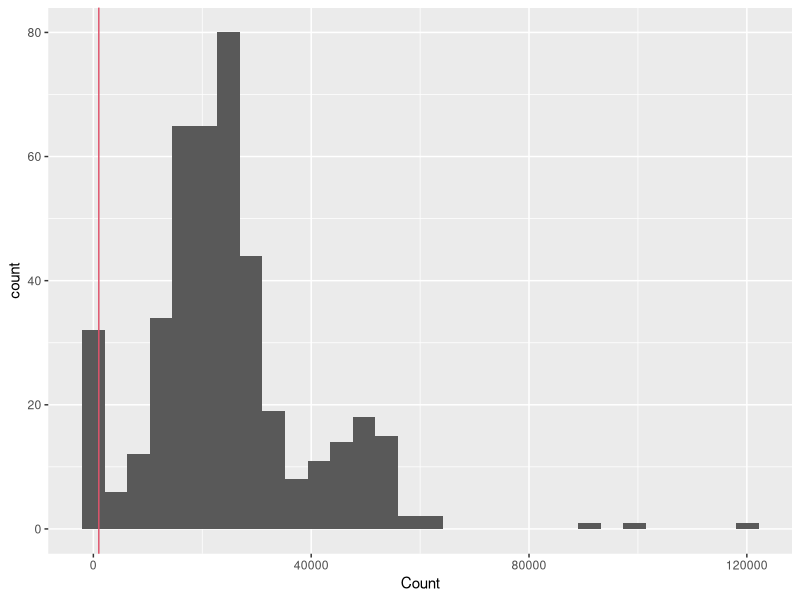
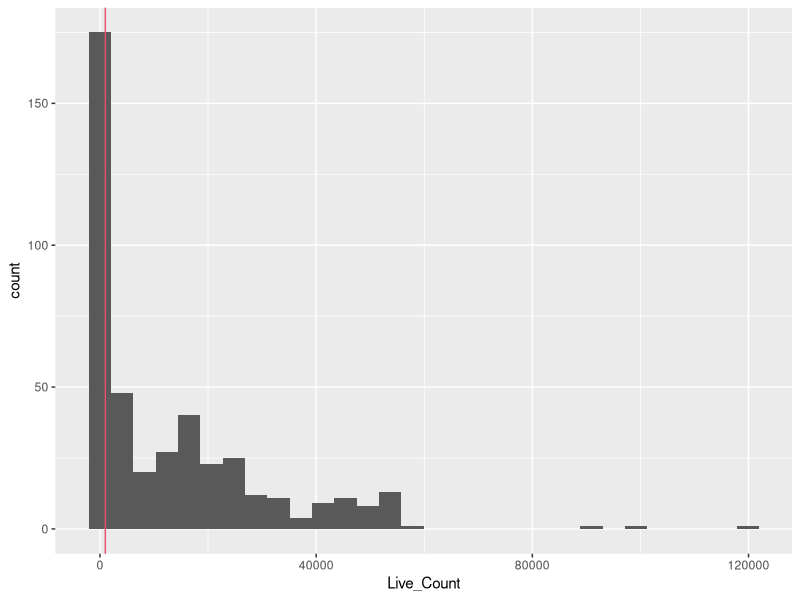
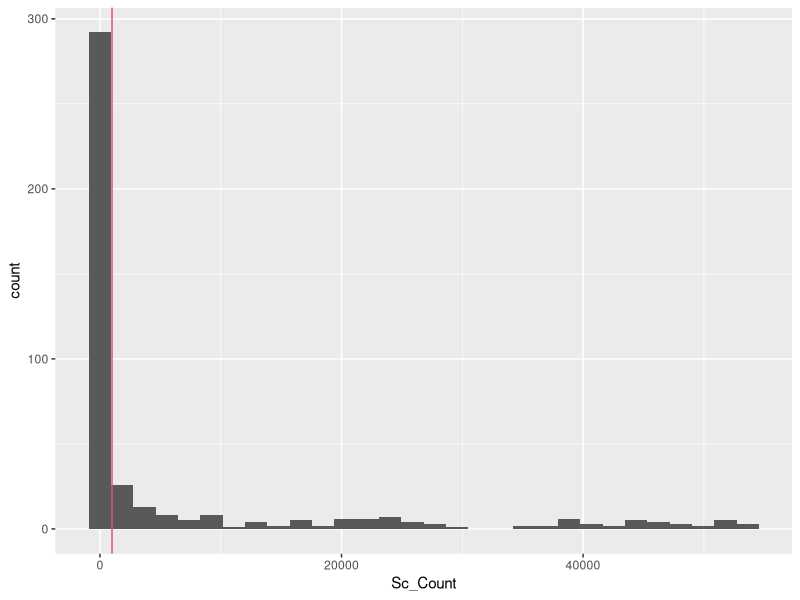
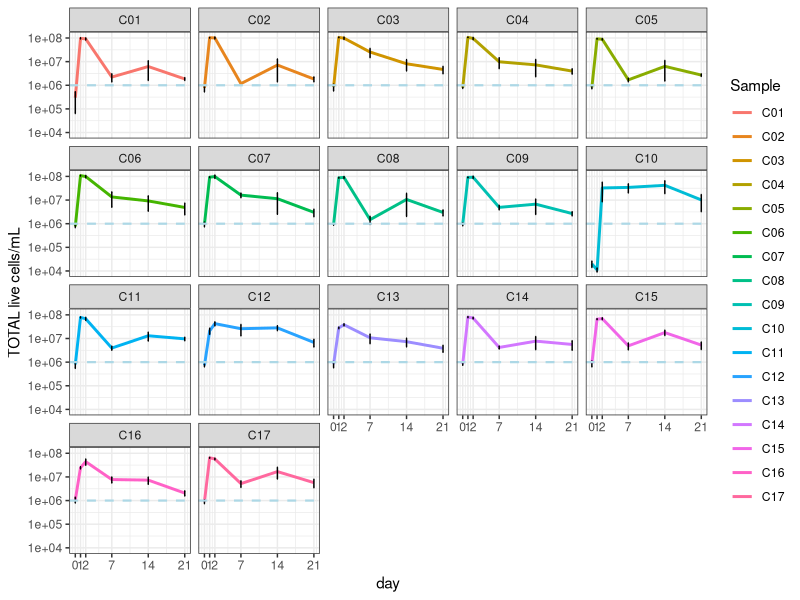
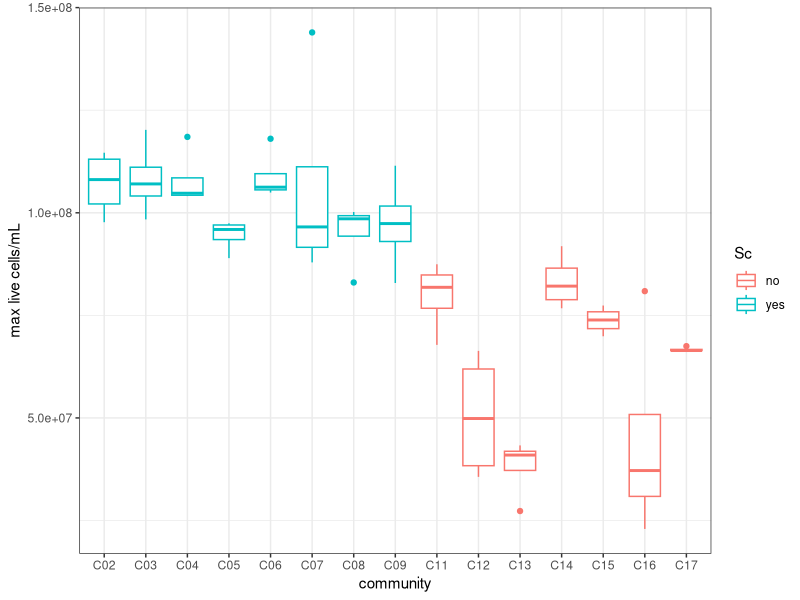
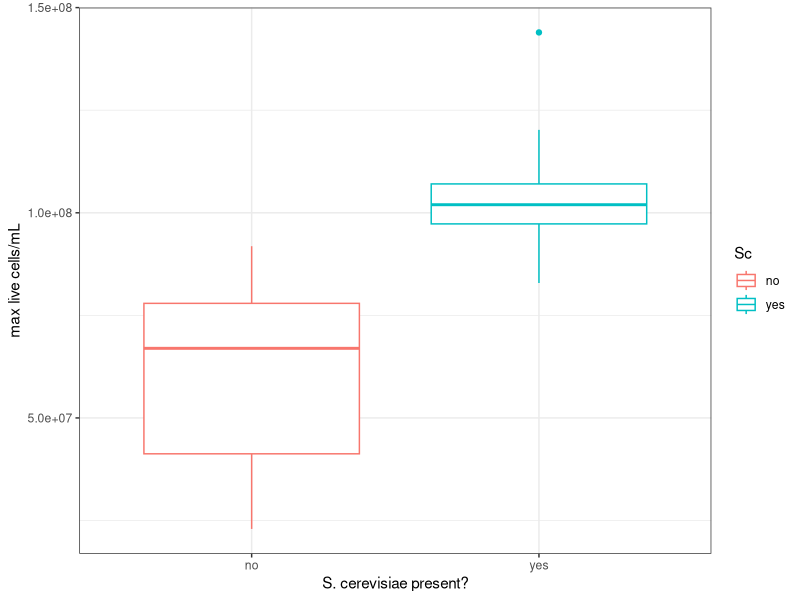
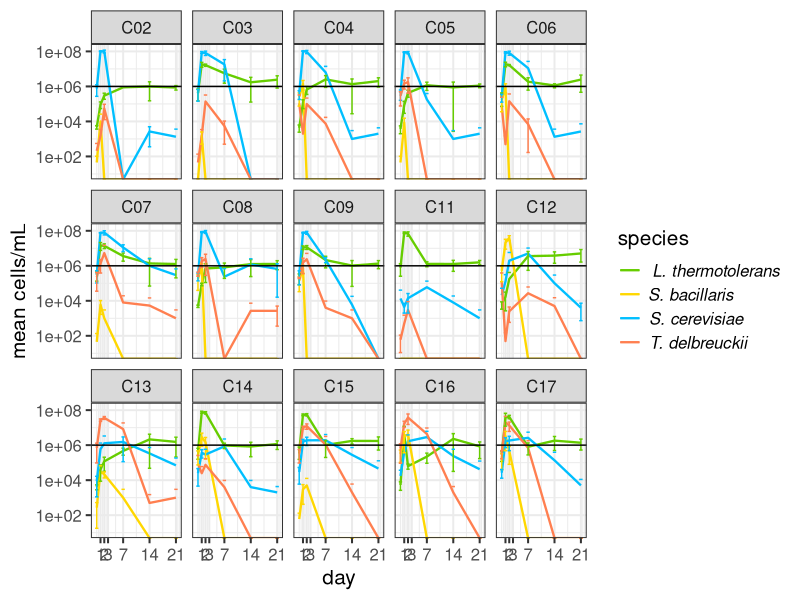
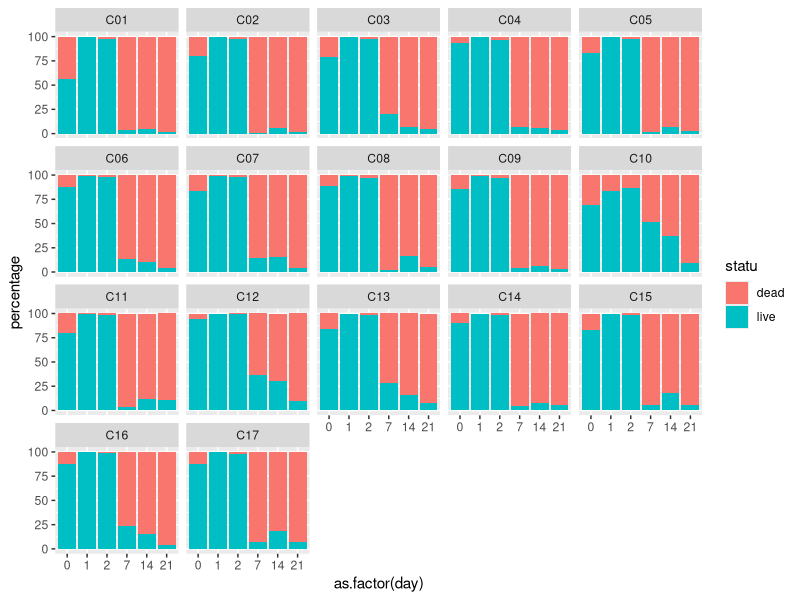

Write R code to recreate these figures, in order.
# v9: started 24-nov-2023
# TO DO:
# a) calculate max pop'ln size
# b) ANOVA effect of absence/presence
# c) ANOVA effect of richness 

# eventually to do:
# calculate/analyse AUC?
# transform proportions to normal 

##############################################################################################################
library(readxl)
library(tidyverse)
library(dplyr)
library(tidyr)
library(ggplot2)
library(car) # for ANOVAs
library(lme4) # for ANOVAs
library(vegan) #for posthoc 
library(emmeans) #for posthoc

# Loading and transforming data #####
# remember to rename top of columns in excel file
setwd("~/Library/CloudStorage/OneDrive-WageningenUniversity&Research/2023_montpellier/experiments/data/cytometer")
# setwd("/Users/thibault/Google Drive/Boulot/Projets/Projet Alanna")

# until line 160 is data import
#round 1 import
day00.1 <- readxl::read_xlsx(path="cytometer_raw_EXCEL.xlsx", sheet = "r1_d00") 
day00.1 <- day00.1 %>%
  mutate(day = "d00") %>%
  mutate(round = "r01")

day01.1 <- readxl::read_xlsx(path="cytometer_raw_EXCEL.xlsx", sheet = "r1_d01") 
day01.1 <- day01.1 %>%
  mutate(day = "d01") %>%
  mutate(round = "r01")

day02.1 <- readxl::read_xlsx(path="cytometer_raw_EXCEL.xlsx", sheet = "r1_d02") 
day02.1 <- day02.1 %>%
  mutate(day = "d02") %>%
  mutate(round = "r01")
  
day07.1 <- readxl::read_xlsx(path="cytometer_raw_EXCEL.xlsx", "r1_d07")
day07.1 <- day07.1 %>%
  mutate(day = "d07") %>%
  mutate(round = "r01")

day14.1 <- readxl::read_xlsx(path="cytometer_raw_EXCEL.xlsx", sheet = "r1_d14")
day14.1 <- day14.1 %>%
  mutate(day = "d14") %>%
  mutate(round = "r01")

day21.1 <- readxl::read_xlsx(path="cytometer_raw_EXCEL.xlsx", sheet = "r1_d21")
day21.1 <- day21.1 %>%
  mutate(day = "d21") %>%
  mutate(round = "r01")


#round 2 import
day00.2 <- readxl::read_xlsx(path="cytometer_raw_EXCEL.xlsx", sheet = "r2_d00") 
day00.2 <- day00.2 %>%
  mutate(day = "d00") %>%
  mutate(round = "r02")

day01.2 <- readxl::read_xlsx(path="cytometer_raw_EXCEL.xlsx", sheet = "r2_d01") 
day01.2 <- day01.2 %>%
  mutate(day = "d01") %>%
  mutate(round = "r02")

day02.2 <- readxl::read_xlsx(path="cytometer_raw_EXCEL.xlsx", sheet = "r2_d02") 
day02.2 <- day02.2 %>%
  mutate(day = "d02") %>%
  mutate(round = "r02")

day07.2 <- readxl::read_xlsx(path="cytometer_raw_EXCEL.xlsx", "r2_d07")
day07.2 <- day07.2 %>%
  mutate(day = "d07") %>%
  mutate(round = "r02")

day14.2 <- readxl::read_xlsx(path="cytometer_raw_EXCEL.xlsx", sheet = "r2_d14")
day14.2 <- day14.2 %>%
  mutate(day = "d14") %>%
  mutate(round = "r02")

day21.2 <- readxl::read_xlsx(path="cytometer_raw_EXCEL.xlsx", sheet = "r2_d21")
day21.2 <- day21.2 %>%
  mutate(day = "d21") %>%
  mutate(round = "r02")


#round 3 import
day00.3 <- readxl::read_xlsx(path="cytometer_raw_EXCEL.xlsx", sheet = "r3_d00")
day00.3 <- day00.3 %>%
  mutate(day = "d00") %>%
  mutate(round = "r03")

day01.3 <- readxl::read_xlsx(path="cytometer_raw_EXCEL.xlsx", sheet = "r3_d01")
day01.3 <- day01.3 %>%
  mutate(day = "d01") %>%
  mutate(round = "r03")

day02.3 <- readxl::read_xlsx(path="cytometer_raw_EXCEL.xlsx", sheet = "r3_d02")
day02.3 <- day02.3 %>%
  mutate(day = "d02") %>%
  mutate(round = "r03")

day07.3 <- readxl::read_xlsx(path="cytometer_raw_EXCEL.xlsx", "r3_d07")
day07.3 <- day07.3 %>%
  mutate(day = "d07") %>%
  mutate(round = "r03")

day14.3 <- readxl::read_xlsx(path="cytometer_raw_EXCEL.xlsx", sheet = "r3_d14")
day14.3 <- day14.3 %>%
  mutate(day = "d14") %>%
  mutate(round = "r03")

day21.3 <- readxl::read_xlsx(path="cytometer_raw_EXCEL.xlsx", sheet = "r3_d21")
day21.3 <- day21.3 %>%
  mutate(day = "d21") %>%
  mutate(round = "r03")


#round 4 import
day00.4 <- readxl::read_xlsx(path="cytometer_raw_EXCEL.xlsx", sheet = "r4_d00")
day00.4 <- day00.4 %>%
  mutate(day = "d00") %>%
  mutate(round = "r04")

day01.4 <- readxl::read_xlsx(path="cytometer_raw_EXCEL.xlsx", sheet = "r4_d01")
day01.4 <- day01.4 %>%
  mutate(day = "d01") %>%
  mutate(round = "r04")

day02.4 <- readxl::read_xlsx(path="cytometer_raw_EXCEL.xlsx", sheet = "r4_d02")
day02.4 <- day02.4 %>%
  mutate(day = "d02") %>%
  mutate(round = "r04")

day07.4 <- readxl::read_xlsx(path="cytometer_raw_EXCEL.xlsx", "r3_d07")
day07.4 <- day07.4 %>%
  mutate(day = "d07") %>%
  mutate(round = "r04")

day14.4 <- readxl::read_xlsx(path="cytometer_raw_EXCEL.xlsx", sheet = "r4_d14")
day14.4 <- day14.4 %>%
  mutate(day = "d14") %>%
  mutate(round = "r04")

day21.4 <- readxl::read_xlsx(path="cytometer_raw_EXCEL.xlsx", sheet = "r4_d21")
day21.4 <- day21.4 %>%
  mutate(day = "d21") %>%
  mutate(round = "r04")


mydata <- rbind(day00.1, day01.1, day02.1, day07.1, day14.1, day21.1, 
                day00.2, day01.2, day02.2, day07.2, day14.2, day21.2,
                day00.3, day01.3, day02.3, day07.3, day14.3, day21.3,
                day00.4, day01.4, day02.4, day07.4, day14.4, day21.4 )


# transformation of the tab
vec <- which(!is.na(mydata$parameter1))
for(i in 1:(length(vec))){
  
  val1 <- vec[i]
  val2 <- (vec[i+1])-1
  
  
  if(i == length(vec)){
    mydata$parameter1[val1:nrow(mydata)] <- mydata$parameter1[val1]
  }else{
    mydata$parameter1[val1:val2] <- mydata$parameter1[val1]
  }
}


vec2 <- which(!is.na(mydata$parameter2))
for(i in 1:(length(vec2))){
  val1 <- vec2[i]
  val2 <- (vec2[i+1])-1
  
  if(i == length(vec2)){
    mydata$parameter2[val1:nrow(mydata)] <- mydata$parameter2[val1]
  }else{
    mydata$parameter2[val1:val2] <- mydata$parameter2[val1]
  }
}


vec3 <- which(!is.na(mydata$groups))
for(i in 1:(length(vec3))){
  val1 <- vec3[i]
  val2 <- (vec3[i+1])-1
  
  if(i == length(vec3)){
    mydata$groups[val1:nrow(mydata)] <- mydata$groups[val1]
  }else{
    mydata$groups[val1:val2] <- mydata$groups[val1]
  }
}

vec4 <- which(!is.na(mydata$gates))
for(i in 1:(length(vec4))){
  val1 <- vec4[i]
  val2 <- (vec4[i+1])-1
  
  if(i == length(vec4)){
    mydata$gates[val1:nrow(mydata)] <- mydata$gates[val1]
  }else{
    mydata$gates[val1:val2] <- mydata$gates[val1]
  }
}

mytidy <- mydata %>% slice(6:n())

#remove junk rows & repeat columns
myclean <- mytidy %>%
  filter(Sample != "Sample") %>%
  filter(Group != "NA") %>% 
  select(-c("Group", "Workspace", "Autogate Status" ))#check that it is all "Group" workspace 


#renaming things
myclean <- myclean %>% 
  mutate(gates = str_replace(gates,  "Gate: Bb", "Bb")) %>%  
  mutate(gates = str_replace(gates,  "Gate: Brett?", "Brett")) %>%  
  mutate(gates = str_replace(gates,  "Gate: Live", "Live")) %>%
  mutate(gates = str_replace(gates,  "Gate: Dead", "Dead")) %>%
  mutate(gates = str_replace(gates,  "Gate: All Events", "All Events")) %>%
  mutate(gates = str_replace(gates,  "Gate: Noise", "Noise")) %>%
  mutate(gates = str_replace(gates,  "Gate: Lt - mCh", "Lt")) %>%
  mutate(gates = str_replace(gates,  "Gate: Sb/Td - GFP/mCit", "Sb/Td")) %>%
  # mutate(gates = str_replace(gates,  "Gate: Sc BC3 - mCit+mCh", "Sc")) %>% #wont work :()
  mutate(gates = str_replace(gates,  "Gate: LpSyto9", "Lp")) %>%
  mutate(gates = str_replace(gates,  "Gate: Levures", "Levures")) %>%
  mutate(gates = str_replace(gates,  "Gate: Sb", "Sb")) %>%
  mutate(gates = str_replace(gates,  "Gate: Td", "Td")) 

#fix long names
myclean$parameter1 <- gsub(".*X Parameter: ","", myclean$parameter1) 
myclean$parameter2 <- gsub(".*Y Parameter: ","", myclean$parameter2) 
myclean$gates <- gsub(".*mCh","Sc", myclean$gates) #won't work above, so will change here
myclean$groups <- gsub(".*Group: ","", myclean$groups) 

# make numeric
myclean$Count <- as.numeric(myclean$Count)
myclean$Concentration <- as.numeric(myclean$Concentration)
myclean$`%Total` <- as.numeric(myclean$`%Total`)
myclean$`%Gated` <- as.numeric(myclean$`%Gated`)

#myclean$Sample[myclean$Sample == "D9"] <- "C01"
# write_csv(myclean, "myclean.csv")

# check for weird to remove
unique(myclean$gates) # list all gate options (weird to maybe remove? = Gate: R1, Brett?, Noise? )
unique(myclean$Sample) # check for weird things (currently to remove ="C01(1)", "D09", "F9", "C10_2")
unique(myclean$groups) 

# need to try and remove junk values 
myclean <- myclean %>% 
  filter(Sample != "C01(1)") %>% 
  filter(Sample != "D9") %>% 
  filter(Sample != "F9") %>% 
  filter(Sample != "C10_2")
unique(myclean$Sample) # check again 


## Select for total yeast #######
my_Total_population <- myclean %>%
  filter(parameter1 == "FSC-A") %>%
  filter(parameter2 == "SSC-A") %>%
  filter(gates == "Levures") %>%
  filter(groups == "IP") %>%
  mutate(type = "Total_population") %>%
  select(-parameter1, -parameter2,-gates, -groups,-Gate) %>%
  rename("Total_Concentration" = Concentration)

#table(my_Total_population$Sample, my_Total_population$day)

my_Total_population %>%
  # filter(Count > 1000) %>%
  ggplot(aes(x = Count)) +
  geom_histogram() +
  geom_vline(xintercept = 1000, col = 2)


## Live cells concentration ####
my_live_population <- myclean %>%
  filter(parameter1 == "BL3-H") %>%
  filter(parameter2 == "SSC-H") %>%
  filter(gates == "Live") %>%
  filter(groups == "IP") %>%
  mutate(type = "Live_population") %>%
  select(-parameter1, -parameter2,-gates, -groups,-Gate) %>%
  rename("Live_Concentration" = Concentration,
         "Live_Count" = Count)

my_live_population %>%
  filter(Live_Count < 1000) %>%
  as.data.frame()

my_live_population %>%
  ggplot(aes(x = Live_Count)) +
  geom_histogram() +
  geom_vline(xintercept = 1000, col = 2)

# not sure what this is ???
sum(my_live_population$Live_Count < 1000) / nrow(my_live_population) * 100


## Sc concentration ####
my_Sc_population <- myclean %>%
  filter(parameter1 == "YL2-H") %>%
  filter(parameter2 == "BL1-H") %>%
  filter(gates == "Sc") %>%
  filter(groups == "IP") %>%
  mutate(type = "Sc_population") %>%
  select(-parameter1, -parameter2,-gates, -groups,-Gate) %>%
  rename("Sc_Concentration" = Concentration,
         "Sc_Count" = Count)

my_Sc_population %>%
  filter(Sc_Count < 1000) %>%
  as.data.frame()

my_Sc_population %>%
  ggplot(aes(x = Sc_Count)) +
  geom_histogram() +
  geom_vline(xintercept = 1000, col = 2)

# again, not sure what this is?
sum(my_Sc_population$Sc_Count < 1000)/nrow(my_Sc_population) * 100

## Sb concentration ####
my_Sb_population <- myclean %>%
  filter(parameter1 == "VL2-H") %>%
  filter(parameter2 == "SSC-H") %>%
  filter(gates == "Sb") %>%
  filter(groups == "IP") %>%
  mutate(type = "Sb_population") %>%
  select(-parameter1, -parameter2,-gates, -groups,-Gate) %>%
  rename("Sb_Concentration" = Concentration,
         "Sb_Count" = Count)

## Lt concentration ####
my_Lt_population <- myclean %>%
  filter(parameter1 == "YL2-H") %>%
  filter(parameter2 == "BL1-H") %>%
  filter(gates == "Lt") %>%
  filter(groups == "IP") %>%
  mutate(type = "Lt_population") %>%
  select(-parameter1, -parameter2,-gates, -groups,-Gate) %>%
  rename("Lt_Concentration" = Concentration,
         "Lt_Count" = Count)

## Td concentration ####
my_Td_population <- myclean %>%
  filter(parameter1 == "VL2-H") %>%
  filter(parameter2 == "SSC-H") %>%
  filter(gates == "Td") %>%
  filter(groups == "IP") %>%
  mutate(type = "Td_population") %>%
  select(-parameter1, -parameter2,-gates, -groups,-Gate) %>%
  rename("Td_Concentration" = Concentration,
         "Td_Count" = Count)

## see where noise is (i.e., counts that are in negative control with PBS+IP)
noise_Sc <- my_Sc_population %>% filter(Sample=="PBS+IP")
noise_Sb <- my_Sb_population %>% filter(Sample=="PBS+IP")
noise_Td <- my_Td_population %>% filter(Sample=="PBS+IP")
noise_Lt <- my_Lt_population %>% filter(Sample=="PBS+IP") #can see noise is in the Lt gate...



# check that tables actually made
table(my_live_population$Sample, my_live_population$day)
table(my_Sc_population$Sample,my_Sc_population$day)
table(my_Sb_population$Sample,my_Sb_population$day)
table(my_Lt_population$Sample,my_Lt_population$day)
table(my_Td_population$Sample,my_Td_population$day)


# Fusionner les tableaux [FUSED dataframe]
TOTAL <- my_Total_population  %>% select(day, Sample, round, Count, Total_Concentration)
LIVE <- my_live_population  %>% select(day, Sample, round, Live_Count, Live_Concentration)
SC <- my_Sc_population  %>% select(day, Sample, round, Sc_Count, Sc_Concentration)
SB <- my_Sb_population  %>% select(day, Sample, round, Sb_Count, Sb_Concentration)
LT <- my_Lt_population  %>% select(day, Sample, round, Lt_Count, Lt_Concentration)
TD <- my_Td_population  %>% select(day, Sample, round, Td_Count, Td_Concentration)

fused <- left_join(LIVE, SC) %>%
  left_join(SB) %>%
  left_join(LT) %>%
  left_join(TD) %>%
  left_join(TOTAL) 

# calculate proportion of each species from total live
fused <- fused %>%
  mutate(Sc_prop = Sc_Concentration/Live_Concentration) %>%
  mutate(Sb_prop = Sb_Concentration/Live_Concentration) %>%
  mutate(Lt_prop = Lt_Concentration/Live_Concentration) %>%
  mutate(Td_prop = Td_Concentration/Live_Concentration) %>%
  mutate(percent_alive = Live_Concentration/Total_Concentration*100)

# wrong <- fused %>% filter(percent_alive >=100) # check that there's 0 cases where live_concentration > total_concentration


#### Loading the dataset of dilutions 
# also includes consortia compositions (yes/no for Sc, Lt, Td, Sb), and species richness (1,2,3,4)
mydilutions <- readxl::read_xlsx(path="META_cyto.xlsx")  %>%
  pivot_longer(cyto_d00:cyto_d21, names_to = "day", values_to = "dilution") %>% 
  separate(day, c("A", "day")) %>% 
  select(-A) %>%
  rename("Sample" = comm)
  
## fusion of the two tables [JOINED dataframe]
joined <- left_join(fused, mydilutions)

# concentration calculation with the dilutions 
# 1000 is to change from uL to mL
joined <- joined %>%
  mutate(Live_Concentration = Live_Concentration*dilution*1000) %>%
  mutate(Sc_Concentration = Sc_Concentration*dilution*1000) %>%
  mutate(Sb_Concentration = Sb_Concentration*dilution*1000) %>%
  mutate(Lt_Concentration = Lt_Concentration*dilution*1000) %>%
  mutate(Td_Concentration = Td_Concentration*dilution*1000) %>%
  mutate(Total_Concentration = Total_Concentration*dilution*1000)

# keep only rows referring to communities 
joined <- joined %>% 
  filter(Sample != "IP") %>% 
  filter(Sample != "PBS+IP") %>% 
  filter(Sample != "IP+Syto9") %>% 
  filter(Sample != "Syto9") %>%
  filter(day !=14 | round != "r02") %>% # I think I forgot IP here, so remove this data...
  filter(Live_Count > 200) %>% #remove background junk (4 data points)
  filter(percent_alive < 10000) 
  
# turn day into numeric 
joined$day <- gsub(".*d","", joined$day)
joined$day <- as.numeric(joined$day )


# plot live cells over time
joined %>%
  group_by(Sample, day) %>%
  summarise(mean_Live_Concentration = mean(Live_Concentration),
            se_Live_Concentration = sd(Live_Concentration) / sqrt(n())) %>%
  ggplot(aes(x = day, y = mean_Live_Concentration, group = Sample, color = Sample)) +
  geom_line(size = 1) +
  geom_errorbar(aes(ymin = mean_Live_Concentration - se_Live_Concentration,
                    ymax = mean_Live_Concentration + se_Live_Concentration),
                width = 0.2,
                color = "black", size = 0.5) +
  geom_hline(yintercept = 10^6, linetype = 'dashed', 
             col = 'lightblue', linewidth = 0.75) +
  labs(y = "TOTAL live cells/mL") + 
  theme_bw() +
  scale_x_continuous(breaks = c(0, 1, 2, 7, 14, 21)) +
  scale_y_log10() +
  facet_wrap(~Sample)




#### ANOVA of MAX POPLN SIZE 
max_conc <- joined %>%
group_by(Sample, round, Sc, Lt, Td, Sb, richness) %>%
  summarise(max_conc = max(Live_Concentration, na.rm = TRUE) )

max_conc <- max_conc %>% 
  filter(Sample != "C01" ) %>% #remove just Sc control 
  filter(Sample != "C10" ) #remove just Bb and Lp control 

# check max counts make sense (i.e., lower in NS communities, varied in C10, )
max_conc %>% ggplot(aes(x = Sample, y = max_conc, color=Sc)) +
  geom_boxplot() +
  labs(y = "max live cells/mL", x = "community") +
  theme_bw()

max_conc %>% ggplot(aes(x = Sc, y = max_conc, color=Sc)) +
  geom_boxplot() +
  labs(y = "max live cells/mL", x = "S. cerevisiae present?") +
  theme_bw()

# install.packages("ggsignif")
# library(ggsignif)
# 
# max_conc %>% 
#   ggplot(aes(x = Sc, y = max_conc, color = Sc)) +
#   geom_boxplot() +
#   labs(y = "max live cells/mL", x = "S. cerevisiae present?") +
#   theme_bw() +
#   geom_signif(comparisons = list(c("yes", "no")), 
#               map_signif_level = TRUE, textsize = 6)





# no interacion (species identity)
lm_species <- lm(max_conc ~ Sc + Lt + Td + Sb, data = max_conc) 
Anova(lm_species, type = 3)  
summary(lm_species) # all significant except Sb (Sc+, Lt+, Td- )
# emmeans(lm_species, pairwise ~ Sc|Lt|Td|Sb) 


# # interactions
# lm_species <- lm(max_conc ~ Sc * Lt * Td * Sb, data = max_conc) 
# Anova(lm_species, type = 3)  
# summary(lm_species) # only Sc (+) and Td (-) significant when interactions included
# # emmeans(lm_species, pairwise ~ Sc|Lt|Td|Sb) 


# richness 
max_conc2 <- max_conc %>% filter(richness != 4)# remove because only 1 pop'ln has 4 species
lm_rich <- lm(max_conc ~ as.factor(richness), data = max_conc2) 
Anova(lm_rich, type = 3)  
summary(lm_rich) # significant effect of richness
emmeans(lm_rich, pairwise ~ richness) # richness 1 vs. 3 is significant 


# both richness and identity (can't do both....)
# max_conc2 <- max_conc %>% filter(richness != 4)# remove because only 1 pop'ln has 4 species
# lm_species_richness <- lm(max_conc ~ Sc + Lt + Td + Sb + richness, data = max_conc2) 
# Anova(lm_species_richness, type = 3)  
# summary(lm_species_richness)



# # S. cerevisiae
# lm_Sc <- lm(max_conc ~ Sc, data = max_conc) 
# Anova(lm_Sc, type = 3)  
# # summary(lm_Sc)
# emmeans(lm_Sc, pairwise ~ Sc) # + effect of Sc (p < 0.0001)
# 
# # L. thermotolerans 
# lm_Lt <- lm(max_conc ~ Lt, data = max_conc) 
# Anova(lm_Lt, type = 3)  
# # summary(lm_Lt)
# emmeans(lm_Lt, pairwise ~ Lt) # marginal + effect of Lt (p = 0.04727)
# 
# # T. delbrueckii 
# lm_Td <- lm(max_conc ~ Td, data = max_conc) 
# Anova(lm_Td, type = 3)  
# # summary(lm_Td)
# emmeans(lm_Td, pairwise ~ Td) # small - effect of Td (p = 0.03792)
# 
# # S. bacillaris 
# lm_Sb <- lm(max_conc ~ Sb, data = max_conc) 
# Anova(lm_Sb, type = 3)  
# # summary(lm_Sb)
# emmeans(lm_Sb, pairwise ~ Sb) # no effect of Sb (p = 0.523)



####### CONCENTRATIONS ##########
## [mylong_conc dataframe]
## make day numeric, make into long format for proportions and concentrations
mylong_conc <- joined %>% 
  select(day, Sample, round, Sc_Concentration, Sb_Concentration, Lt_Concentration, Td_Concentration) %>%
  pivot_longer(
    cols = Sc_Concentration:Td_Concentration,
    values_to = "concentration",
    names_to = "species"
  )

##### CONCENTRATIONS PLOTS
# line graphs
mylong_conc %>%
  # filter(day > 4) %>%
  filter(Sample != "C01") %>%
  filter(Sample != "C10") %>%
  group_by(day, Sample, species) %>%
  summarise_if(is.numeric, c(mean, sd), na.rm = TRUE) %>%
  ggplot(aes(x = day, y = fn1, col = species, group = species)) +
  scale_colour_manual(
    values = c("chartreuse3", "gold", "deepskyblue", "coral"),
    breaks = c("Lt_Concentration", "Sb_Concentration", "Sc_Concentration", "Td_Concentration"),
    labels = list(
      expression(italic("L. thermotolerans")),
      expression(italic("S. bacillaris")),
      expression(italic("S. cerevisiae")),
      expression(italic("T. delbreuckii"))
    )
  ) +
  geom_line(size = 0.8) +
  geom_errorbar(aes(ymin = fn1 - fn2, ymax = fn1 + fn2)) +
  geom_hline(yintercept = 10^6)+
  facet_wrap(~Sample, ncol = 5) +
  theme_bw(base_size = 15) +
  # theme(axis.text.x = element_text(angle = 90)) +
  scale_x_continuous(breaks = c(1, 2, 3, 7, 14, 21)) +
  scale_y_log10() +
  labs(y = "mean cells/mL") +
  theme(legend.text = element_text(hjust = -0.1))


############# PROPORTIONS (not good b/c doesn't account for actual cell #s) #######
# ALANNA testing things (percent alive for each species)
# mylong_prop <- joined %>% 
#   select(day, Sample, round, Sc_prop, Sb_prop, Lt_prop, Td_prop) %>%
#   pivot_longer(
#     cols = Sc_prop:Td_prop,
#     values_to = "proportion",
#     names_to = "species"
#   )
# alanna <- joined %>% 
#   select(day, Sample, round, Sc_prop, Sb_prop, Lt_prop, Td_prop, percent_alive) %>%
#   pivot_longer(
#     cols = Sc_prop:Td_prop,
#     values_to = "proportion",
#     names_to = "species"
#   )
# 
# alanna <- alanna %>% mutate(prop_alive = proportion*percent_alive) 
# 
# alanna %>%
#   group_by(day, Sample, species) %>%
#   summarise_if(is.numeric, c(mean, sd), na.rm = TRUE) %>%
#   ggplot(aes(x = day, y = prop_alive_fn1, col = species, group = species)) +
#   scale_colour_manual(values=c("chartreuse3", "gold", "deepskyblue", "coral"))+
#   geom_line(size=1) +
#   geom_errorbar(aes(ymin=prop_alive_fn1-prop_alive_fn2, ymax=prop_alive_fn1+prop_alive_fn2))+
#   facet_wrap(~Sample) +
#   theme_bw(base_size = 15) +
#   theme(axis.text.x = element_text(angle = 90)) +
#   labs(y = "proportion alive") 

# ### line graph
# mylong_prop%>%
#   group_by(day, Sample, species) %>%
#   summarise_if(is.numeric, c(mean, sd), na.rm = TRUE) %>%
#   ggplot(aes(x = day, y = fn1, col = species, group = species)) +
#   scale_colour_manual(values=c("chartreuse3", "gold", "deepskyblue", "coral"))+
#   geom_line(size=0.8) +
#   geom_errorbar(aes(ymin=fn1-fn2, ymax=fn1+fn2))+
#   facet_wrap(~Sample) +
#   theme_bw(base_size = 15) +
#   theme(axis.text.x = element_text(angle = 90)) +
#   labs(y = "proportion") 















###### graphs currently not used ########
# Graph of live proportion 
joined %>%
  mutate(percent_dead = 100 - percent_alive)%>%
  select(day, Sample, round, dead = percent_dead, live = percent_alive) %>%
  group_by(day, Sample) %>%
  summarise_if(is.numeric, mean, na.rm = TRUE) %>%
  pivot_longer(dead:live,names_to = "statu", values_to = "percentage") %>%
  ggplot(aes(x = as.factor(day), y = percentage, fill = statu)) +
  geom_bar(stat = "identity") +
  facet_wrap(~Sample)

joined %>%
  filter(day == 0) %>%
  select(day, Sample, round,Sc_prop,   Sb_prop, Lt_prop,Td_prop) %>%
  group_by(day, Sample) %>%
  summarise_if(is.numeric, mean, na.rm = TRUE) %>%
  pivot_longer(Sc_prop:Td_prop,names_to = "Species", values_to = "percentage") %>%
  ggplot(aes(x = Sample, y = percentage, fill = Species)) +
  scale_fill_manual(values=c("chartreuse3", "gold", "deepskyblue", "coral"))+
  ggtitle("live proportion: day 0") +
  geom_bar(stat = "identity")

joined %>%
  # filter(day != 21) %>%
  # filter(day != 14) %>%
  # filter(day != 7) %>%
  select(day, Sample, round,Sc_prop,   Sb_prop, Lt_prop,Td_prop) %>%
  group_by(day, Sample) %>%
  summarise_if(is.numeric, mean, na.rm = TRUE) %>%
  pivot_longer(Sc_prop:Td_prop,names_to = "Species", values_to = "percentage") %>%
  ggplot(aes(x = Sample, y = percentage, fill = Species)) +
  scale_fill_manual(values=c("chartreuse3", "gold", "deepskyblue", "coral"))+
  geom_bar(stat = "identity") +
  facet_wrap(~day, ncol = 1)


joined %>% # PROBLEM: C10 not looking much different than others. almost as if C10 & C11 switched in day 3
  filter(day != 21) %>%
  filter(day != 14) %>%
  filter(day != 7) %>%
  select(day, Sample, round,Sc_Concentration,   Sb_Concentration, Lt_Concentration,Td_Concentration) %>%
  group_by(day, Sample) %>%
  summarise_if(is.numeric, mean, na.rm = TRUE) %>%
  pivot_longer(Sc_Concentration:Td_Concentration,names_to = "Species", values_to = "Population") %>%
  ggplot(aes(x = Sample, y = log10(Population), fill = Species)) +
  geom_bar(stat = "identity") +
  facet_wrap(~day, ncol = 1)
